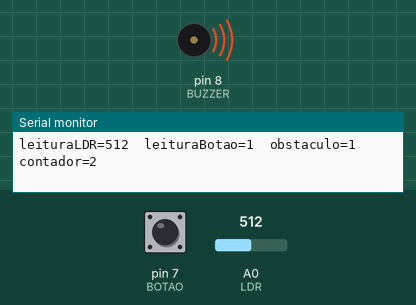
Recording of a sketch running on a simulated Arduino Uno, built with avr-gcc and run on an emulated ATmega328P. On the bench: buzzer (waves = sounding), the last lines printed to the serial monitor. The inputs (shaded band) are chosen by the test bench; at power-on: A0 (LDR) = 512, pin 7 (BOTAO) HIGH.

Above: at 1.4 s.
1.5 s: A0 (LDR) set to 790
4.7 s: A0 (LDR) set to 819
At 5.7 s:
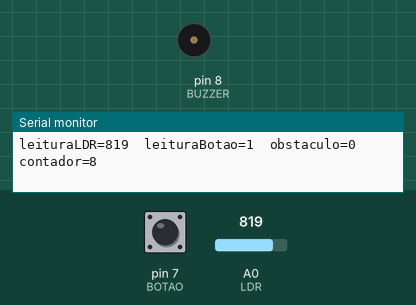
Timing chart, 0 to 7.7 s (numbered marks = the images above; inputs shaded):
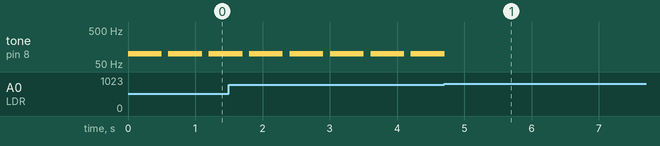

The sketch:

detecta-obstaculos-com-contador.ino
```cpp
/**
 * Projeto exemplo para detectar obstáculos com um diodo laser e um LDR com alarme sonoro (buzzer).
 */

const int INTERVALO_LEITURA = 100; // em milissegundos
const int LIMITE_OBSTACULO = 800;  // um valor de 0 a 1023 para determinar quando ha obstaculo entre o laser e o LDR
const int TOM_BUZZER = 100;        // frequencia do buzzer

const int LDR = A0;    // pino do LDR
const int BUZZER = 8;  // pino do BUZZER
const int BOTAO = 7;   // pino do BOTAO

int leituraLDR = 0;          // armazena valor da leitura do LDR
int leituraBotao = 0;        // armazena valor da leitura do botao
int contadorObstaculos = 0;  // contador de obstaculos detectados

void setup() {
  Serial.begin(9600);            // configura porta Serial a 9600 bps
  pinMode(LDR, INPUT);           // pino A0 como entrada
  pinMode(BUZZER, OUTPUT);       // pino 8 como saida
  pinMode(BOTAO, INPUT_PULLUP);  // pino 7 como entrada pull up
}

void loop() {
  leituraLDR = analogRead(LDR);       // le valor de tensao no pino LDR
  leituraBotao = digitalRead(BOTAO);  // le estado do botao

  boolean temObstaculo = verificaObstaculo(leituraLDR);

  if (temObstaculo) {
    tone(BUZZER, TOM_BUZZER); // aciona o buzzer
    delay(5 * INTERVALO_LEITURA);
    contadorObstaculos++;
  } else if (leituraBotao == LOW) {
    contadorObstaculos = 0;
  }

  noTone(BUZZER); // desliga o buzzer

  // imprime valor lido do LDR
  Serial.print("leituraLDR=");
  Serial.print(leituraLDR);
  Serial.print("\t"); // Tab

  // imprime estado do botao
  Serial.print("leituraBotao=");
  Serial.print(leituraBotao);
  Serial.print("\t"); // Tab

  // imprime se tem obstaculo
  Serial.print("obstaculo=");
  Serial.print(temObstaculo);
  Serial.print("\t"); // Tab

  // imprime contador de obstaculos
  Serial.print("contador=");
  Serial.print(contadorObstaculos);

  Serial.println();

  delay(INTERVALO_LEITURA);
}

boolean verificaObstaculo(int valor) {
  return (valor <= LIMITE_OBSTACULO);
}
```

Measured:
- the behaviour switches between 800 and 801 on A0 (LDR) (found by bisection; images 0 and 1)
- after the input at 4.7 s, tone on pin 8 (BUZZER): goes on until 4.7 s, then stays silent
- by itself, tone on pin 8 (BUZZER): alternates 100 Hz for 0.50 s and silent for 0.10 s
